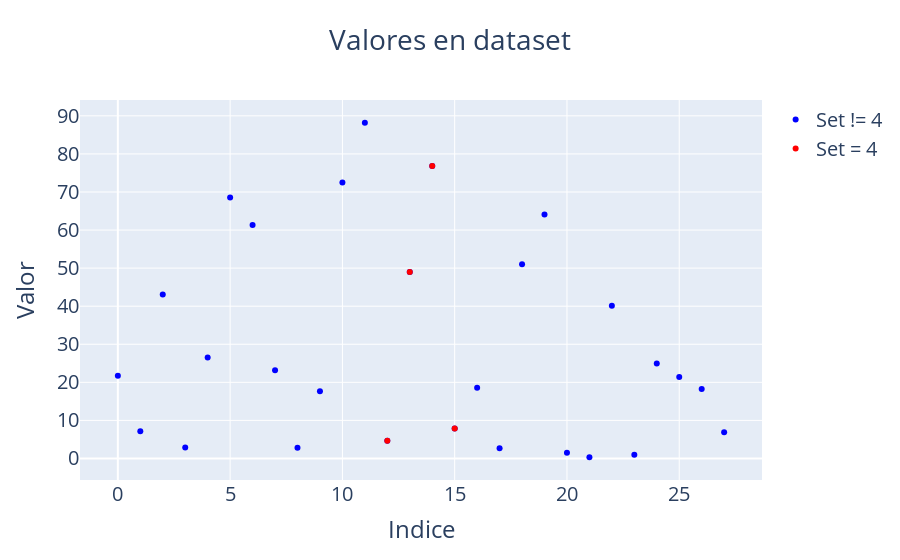

Write notebook code for a chart like this one.
### Code cell
import plotly.graph_objects as go
import numpy as np

data = [
    "1.200,-0.800,0.000,21.755",
    "1.200,0.000,-0.800,7.176",
    "1.200,-0.800,1.000,43.045",
    "0.000,1.200,-0.800,2.875",
    "7.900,1.000,0.000,26.503",
    "0.400,0.000,2.700,68.568",
    "0.000,0.400,2.700,61.301",
    "-1.300,3.230,3.000,23.183",
    "0.400,2.700,0.000,2.820",
    "0.400,2.700,2.000,17.654",
    "-1.300,0.000,3.230,72.512",
    "0.000,-1.300,3.230,88.184",
    "7.900,1.000,-2.000,4.653",
    "1.800,0.000,1.600,49.000",
    "0.000,-2.000,2.000,76.852",
    "-0.500,0.600,0.000,7.871",
    "0.000,1.800,1.600,18.543",
    "-2.000,2.000,0.000,2.660",
    "-0.500,0.600,2.500,51.000",
    "7.900,0.000,1.000,64.107",
    "-1.300,3.230,0.000,1.480",
    "0.000,7.900,1.000,0.320",
    "-2.000,0.000,2.000,40.131",
    "-2.000,2.000,-1.000,0.995",
    "0.000,-0.500,0.600,24.974",
    "1.800,1.600,1.300,21.417",
    "-0.500,0.000,0.600,18.243",
    "1.800,1.600,0.000,6.914"
]

y_values = np.array([float(line.split(',')[3]) for line in data])

fig = go.Figure()

fig.add_trace(go.Scatter(
    x=list(range(len(y_values))),  # X values (indices)
    y=y_values,
    mode='markers',
    marker=dict(color='blue'),
    name='Set != 4'
))

highlight_indices = range(12, 16)
highlight_y_values = y_values[highlight_indices]

fig.add_trace(go.Scatter(
    x=list(highlight_indices),  
    y=highlight_y_values,
    mode='markers',
    marker=dict(color='red'),
    name='Set = 4'
))

fig.update_layout(
    title={
        'text': "Valores en dataset",
        'x': 0.5, 
        'xanchor': 'center',
        'font': {'size': 28}  
    },
    xaxis={
        'title': {'text': "Indice", 'font': {'size': 24}},  
        'tickfont': {'size': 20} 
    },
    yaxis={
        'title': {'text': "Valor", 'font': {'size': 24}},  
        'tickfont': {'size': 20}
    },
    legend={
        'title': {'text': "", 'font': {'size': 24}},  
        'font': {'size': 20}  
    },
    template='plotly'
)

# Show the plot
fig.show()

### Figure 1 — Plotly figure (JSON) as saved in the notebook; plotly's stock layout.template omitted (floating-point values rounded to 4 significant figures)
{"data": [{"marker": {"color": "blue"}, "mode": "markers", "name": "Set != 4", "x": [0, 1, 2, 3, 4, 5, 6, 7, 8, 9, 10, 11, 12, 13, 14, 15, 16, 17, 18, 19, 20, 21, 22, 23, 24, 25, 26, 27], "y": [21.75, 7.176, 43.05, 2.875, 26.5, 68.57, 61.3, 23.18, 2.82, 17.65, 72.51, 88.18, 4.653, 49.0, 76.85, 7.871, 18.54, 2.66, 51.0, 64.11, 1.48, 0.32, 40.13, 0.995, 24.97, 21.42, 18.24, 6.914], "type": "scatter"}, {"marker": {"color": "red"}, "mode": "markers", "name": "Set = 4", "x": [12, 13, 14, 15], "y": [4.653, 49.0, 76.85, 7.871], "type": "scatter"}], "layout": {"title": {"font": {"size": 28}, "text": "Valores en dataset", "x": 0.5, "xanchor": "center"}, "xaxis": {"title": {"font": {"size": 24}, "text": "Indice"}, "tickfont": {"size": 20}}, "yaxis": {"title": {"font": {"size": 24}, "text": "Valor"}, "tickfont": {"size": 20}}, "legend": {"title": {"font": {"size": 24}, "text": ""}, "font": {"size": 20}}}}
